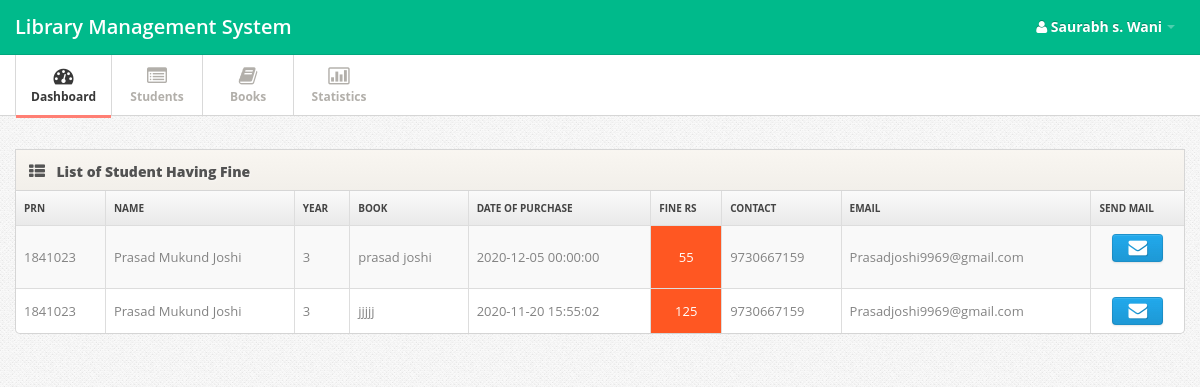
The app's page /fine.php?page=Dashboard (signed in) with its own data.
### tables this page shows
CREATE TABLE `student_book` (
  `sr_no` int(11) UNSIGNED NOT NULL,
  `prn` varchar(30) NOT NULL,
  `book_name` varchar(30) NOT NULL,
  `took` datetime NOT NULL,
  `renew` datetime NOT NULL,
  `fine` bigint(20) NOT NULL DEFAULT 0,
  `category` text NOT NULL
);

CREATE TABLE `student` (
  `stid` int(11) UNSIGNED NOT NULL,
  `prn` varchar(11) NOT NULL,
  `Name` varchar(30) NOT NULL,
  `Email` varchar(256) NOT NULL,
  `mobile` bigint(255) NOT NULL,
  `branch` varchar(30) NOT NULL,
  `admi_year` date NOT NULL,
  `status` varchar(30) NOT NULL DEFAULT '0',
  `Gender` text NOT NULL,
  `Address` longtext NOT NULL,
  `image` longtext NOT NULL
);

### fun.php (called while the page is built, shortened)
<?php
function select($var,$col,$condtn)
{
	$query="SELECT $var FROM $col $condtn";
	$sql=mysqli_query($GLOBALS['connection'],$query);
	return $sql;
}
function diff_date($date1,$date2,$category)
{
	$diff = abs(strtotime($date2) - strtotime($date1));
	$years = floor($diff / (365*60*60*24));
	$months = floor(($diff - $years * 365*60*60*24) / (30*60*60*24));
	$days = floor(($diff - $years * 365*60*60*24 - $months*30*60*60*24)/ (60*60*24));
	if ($category=="Y"){return $years;}
	elseif($category=="M"){return $months;}
	elseif($category=="D"){ if($months>=1){return $months*30+$days;}else{return $days;} }
	else{return $years."y-".$months."m-".$days."d";}
}
?>

### fine.php (the view, shortened to what this page needs)
<?php
include('header.php');
?>
<div class="span12">
	<div class="widget widget-table action-table">
		<div class="widget-header"> <i class="icon-th-list"></i>
			<h3>List of Student Having Fine</h3>
		</div>
		<div class="widget-content">
			<table class="table table-striped table-bordered">
				<thead>
					<tr>
						<th>Prn</th>
						<th>Name</th>
						<th>Year</th>
						<th>Book</th>
						<th>Date of Purchase</th>
						<th>Fine Rs</th>
						<th>Contact</th>
						<th>Email</th>
						<th>SEND MAIL</th>
					</tr>
				</thead>
				<tbody>
					<?php
					$result=select("*","student INNER JOIN student_book ON student.prn=student_book.prn","ORDER BY student.prn");
					while($stb = mysqli_fetch_assoc($result))
					{
						if($stb['renew']!='0000-00-00 00:00:00' && (diff_date($stb['renew'],date("Y-m-d H:i:s"),"D")>15))
						{
							$fine=abs(((15-diff_date($stb['renew'],date("Y-m-d H:i:s"),"D"))*5));
							echo "<tr>
							<td>".$stb['prn']."</td>
							<td>".$stb['Name']."</td>
							<td>".(diff_date($stb['admi_year'],date("Y-m-d H:i:s"),"Y")+1) ."</td>
							<td>".$stb['book_name']."</td>
							<td>".$stb['renew']."</td>
							<td style='color:white;background-color:#FF5722;'> <center>".$fine."</center></td>
							<td>".$stb['mobile']."</td>
							<td>".$stb['Email']."</td>
							<td><center>
							<form action='op.php' method='POST'>
							<input type='hidden' value='".$stb['Email']."' name='email'>
							<input type='hidden' value='".$fine."' name='fine'>
							<input type='hidden' value='".$stb['book_name']."' name='bk'>
							<input type='hidden' value='".$stb['renew']."' name='dt'>
							<button type='submit' title='MAIL' name='op' value='mail' class='btn btn-primary'><i class='btn-icon-only icon-large icon-envelope'></i></button><form></center>
							</td>
							</tr>";
						}
						elseif($stb['renew']=='0000-00-00 00:00:00' && (diff_date($stb['took'],date("Y-m-d H:i:s"),"D")>15))
						{
							$fine=abs(((15-diff_date($stb['took'],date("Y-m-d H:i:s"),"D"))*5));
							echo "<tr>
							<td>".$stb['prn']."</td>
							<td>".$stb['Name']."</td>
							<td>".(diff_date($stb['admi_year'],date("Y-m-d H:i:s"),"Y")+1) ."</td>
							<td>".$stb['book_name']."</td>
							<td>".$stb['took']."</td>
							<td style='color:white;background-color:#FF5722;'> <center>".$fine."</center></td>
							<td>".$stb['mobile']."</td>
							<td>".$stb['Email']."</td>
							<td><center>
							<form action='op.php' method='POST'>
							<input type='hidden' value='".$stb['Email']."' name='email'>
							<input type='hidden' value='".$fine."' name='fine'>
							<input type='hidden' value='".$stb['book_name']."' name='bk'>
							<input type='hidden' value='".$stb['took']."' name='dt'>
							<button type='submit' title='MAIL' name='op' value='mail' class='btn btn-primary'><i class='btn-icon-only icon-large icon-envelope'></i></button><form></center>
							</td>
							</tr>";
						}
						else{}
					}
				?>
			</tbody>
		</table>
	</div>
</div>
</div>
<?php
include('footer.php');
?>

### css/style.css (style rules this page uses)
body { background: #f9f6f1; font: 13px/1.7em 'Open Sans'; }
input, button, select, textarea { font-family: 'Open Sans'; }
.btn-icon-only { padding-right: 3px; padding-left: 3px; }
.table td { vertical-align: middle; }
.table-bordered th { background: #E9E9E9; background:-moz-linear-gradient(top, #FAFAFA 0%, #E9E9E9 100%); background:-webkit-gradient(linear, left top, left bottom, color-stop(0%,#FAFAFA), color-stop(100%,#E9E9E9)); background:-webkit-linear-gradient(top, #FAFAFA 0%,#E9E9E9 100%); background:-o-linear-gradient(top, #FAFAFA 0%,#E9E9E9 100%); background:-ms-linear-gradient(top, #FAFAFA 0%,#E9E9E9 100%); background:linear-gradient(top, #FAFAFA 0%,#E9E9E9 100%); filter: progid:DXImageTransform.Microsoft.gradient(startColorstr='#FAFAFA', endColorstr='#E9E9E9'); -ms-filter: "progid:DXImageTransform.Microsoft.gradient(startColorstr='#FAFAFA', endColorstr='#E9E9E9')"; font-size: 10px; color: #444; text-transform: uppercase; }
.widget { position: relative; clear: both; width: auto; margin-bottom: 2em; overflow: hidden; }
.widget-header { position: relative; height: 40px; line-height: 40px; background: #f9f6f1; background:-moz-linear-gradient(top, #f9f6f1 0%, #f2efea 100%); background:-webkit-gradient(linear, left top, left bottom, color-stop(0%,#f9f6f1), color-stop(100%,#f2efea)); background:-webkit-linear-gradient(top, #f9f6f1 0%,#f2efea 100%); background:-o-linear-gradient(top, #f9f6f1 0%,#f2efea 100%); background:-ms-linear-gradient(top, #f9f6f1 0%,#f2efea 100%); background:linear-gradient(top, #f9f6f1 0%,#f2efea 100%); filter: progid:DXImageTransform.Microsoft.gradient(startColorstr='#f9f6f1', endColorstr='#f2efea'); -ms-filter: "progid:DXImageTransform.Microsoft.gradient(startColorstr='#f9f6f1', endColorstr='#f2efea')"; border: 1px solid #d6d6d6; -webkit-background-clip: padding-box; }
.widget-header h3 { position: relative; top: 2px; left: 10px; display: inline-block; margin-right: 3em; font-size: 14px; font-weight: 800; color: #525252; line-height: 18px; text-shadow: 1px 1px 2px rgba(255,255,255,.5); }
.widget-header [class^="icon-"], .widget-header [class*=" icon-"] { display: inline-block; margin-left: 13px; margin-right: -2px; font-size: 16px; color: #555; vertical-align: middle; }
.widget-content { padding: 20px 15px 15px; background: #FFF; border: 1px solid #D5D5D5; -moz-border-radius: 5px; -webkit-border-radius: 5px; border-radius: 5px; }
.widget-header+.widget-content { border-top: none; -webkit-border-top-left-radius: 0; -webkit-border-top-right-radius: 0; -moz-border-radius-topleft: 0; -moz-border-radius-topright: 0; border-top-left-radius: 0; border-top-right-radius: 0; }
.widget-content:before, .widget-content:after { content:""; display:table; }
.widget-content:after { clear:both; }
.widget-content { zoom:1; }
.widget-table .widget-content { padding: 0; }
.widget-table .table { margin-bottom: 0; border: none; }
.widget-table .table tr td:first-child { border-left: none; }
.widget-table .table tr th:first-child { border-left: none; }

### css/pages/signin.css (style rules this page uses)
body { background: url(../../images/body-bg.png); color:#838383; font: 13px/1.7em 'Open Sans'; }

### records on screen
student_book: prn "1841023", student.Name "Prasad Mukund Joshi", book_name "prasad joshi", renew "2020-12-05 00:00:00", renew "55", student.mobile "9730667159", student.Email "Prasadjoshi9969@gmail.com"
student_book: prn "1841023", student.Name "Prasad Mukund Joshi", book_name "jjjjj", took "2020-11-20 15:55:02", took "125", student.mobile "9730667159", student.Email "Prasadjoshi9969@gmail.com"

### other values on screen
$_SESSION['sn'] "Saurabh s. Wani"
